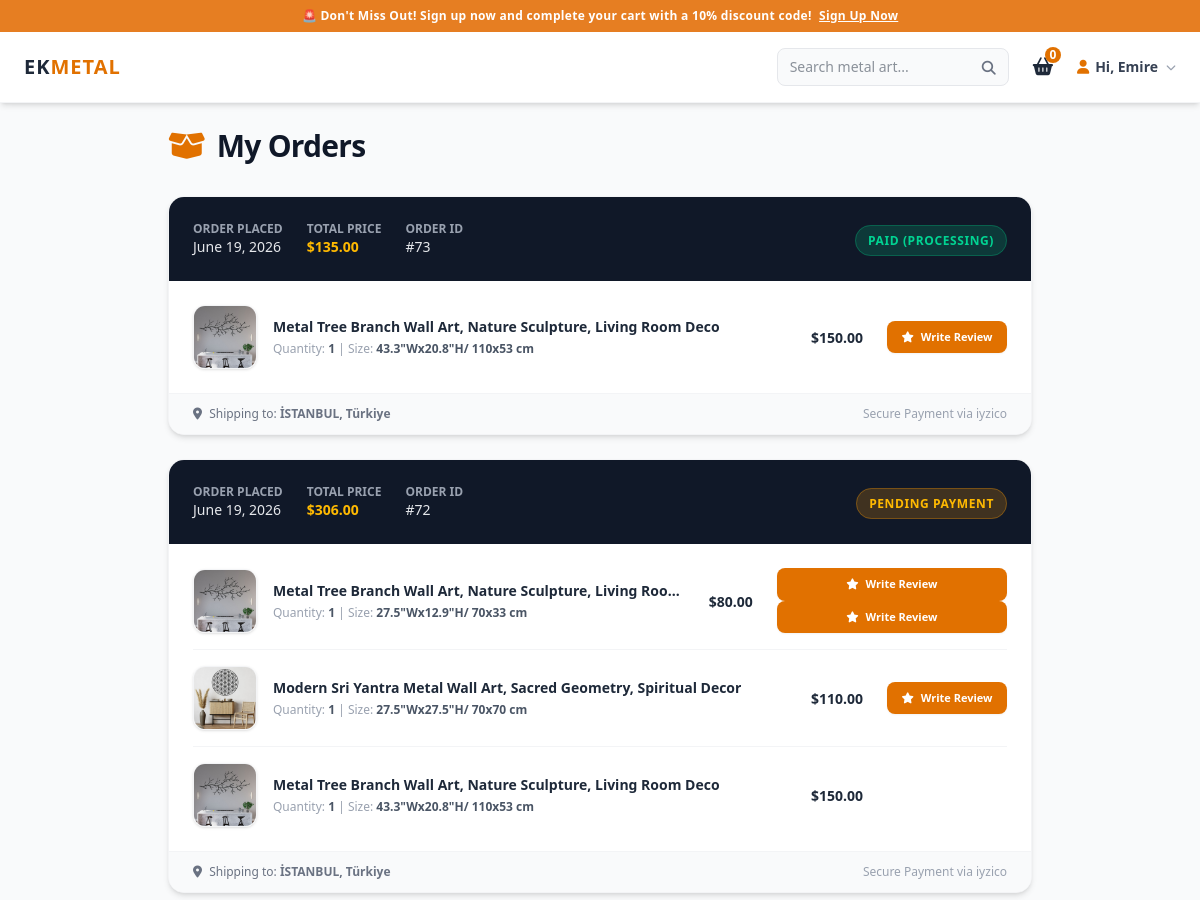
/my-orders/ (signed in, upper part), run on an earlier commit of the app's database.
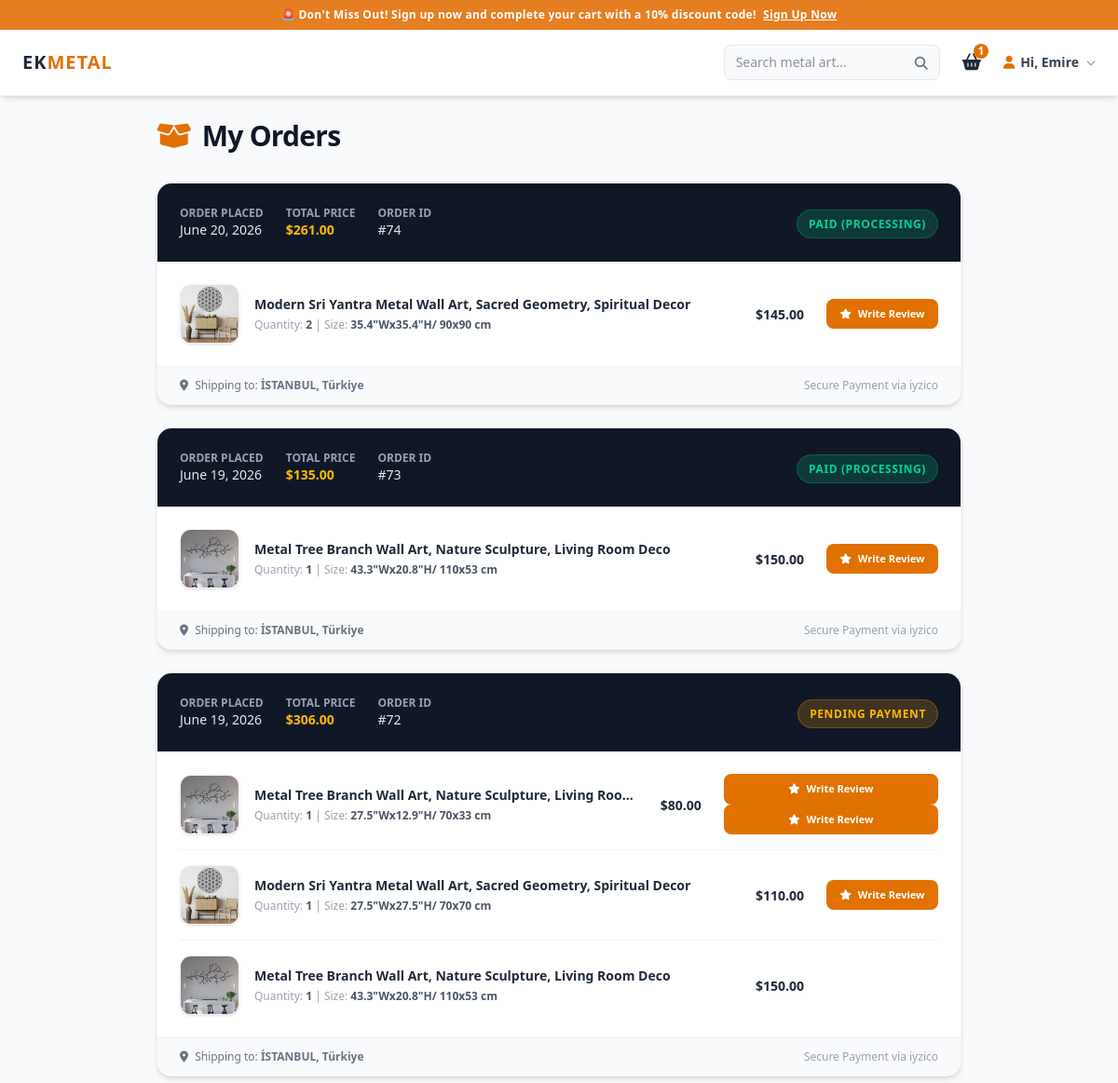
And on a later commit of the database.
### shop/models.py (models this page shows, shortened)
class Order(models.Model):
    STATUS_CHOICES = [
        ('Pending', 'Pending Payment'),
        ('Paid', 'Paid (Preparing Product)'),
        ('Shipped', 'Shipped (On the Way)'),
        ('Completed', 'Delivered & Completed'),
        ('Cancelled', 'Cancelled'),
    ]
    user = models.ForeignKey(User, on_delete=models.CASCADE, related_name='orders')
    first_name = models.CharField(max_length=100)
    last_name = models.CharField(max_length=100)
    phone_code = models.CharField(max_length=10)
    phone_number = models.CharField(max_length=20)
    country = models.CharField(max_length=100)
    state = models.CharField(max_length=100)
    city = models.CharField(max_length=100)
    zip_code = models.CharField(max_length=20)
    address_line = models.TextField()
    total_price = models.DecimalField(max_digits=10, decimal_places=2, default=0.00)
    status = models.CharField(max_length=20, choices=STATUS_CHOICES, default='Pending')
    iyzico_payment_id = models.CharField(max_length=255, blank=True, null=True, verbose_name="iyzico Payment ID")
    created_at = models.DateTimeField(auto_now_add=True)

class OrderItem(models.Model):
    order = models.ForeignKey(Order, on_delete=models.CASCADE, related_name='items')
    product = models.ForeignKey(Product, on_delete=models.CASCADE)
    variant = models.ForeignKey(ProductVariant, on_delete=models.SET_NULL, null=True, blank=True)
    quantity = models.PositiveIntegerField(default=1)
    price = models.DecimalField(max_digits=10, decimal_places=2)

class Product(models.Model):
    category = models.ForeignKey(Category, on_delete=models.CASCADE, related_name='products', verbose_name="Category")
    title = models.CharField(max_length=200, verbose_name="Product Title")
    description = models.TextField(verbose_name="Product Description")
    description_features = models.TextField(blank=True, null=True, verbose_name="2. Açıklama (Kutulara Gidecek Kurumsal Metin)")
    price = models.DecimalField(max_digits=10, decimal_places=2, verbose_name="Base Price (Smallest Size)")
    discount_price = models.DecimalField(max_digits=10, decimal_places=2, null=True, blank=True, verbose_name="Discounted Base Price")
    stock = models.IntegerField(default=0, verbose_name="Stock Quantity")
    main_image = models.ImageField(upload_to='products/main/', verbose_name="Main Image")
    video = models.FileField(upload_to='products/videos/', null=True, blank=True, verbose_name="Product Video (Optional)")
    seo_keywords = models.CharField(max_length=500, blank=True, null=True, verbose_name="SEO Anahtar Kelimeler")
    is_active = models.BooleanField(default=True, verbose_name="Is Active?")
    created_at = models.DateTimeField(auto_now_add=True, verbose_name="Created At")
    class Meta:
        verbose_name = "Product"
        verbose_name_plural = "Products"

class ProductVariant(models.Model):
    product = models.ForeignKey(Product, on_delete=models.CASCADE, related_name='variants', verbose_name="Product")
    size = models.CharField(max_length=50, help_text="e.g., 20x28 inches, 40x60 inches", verbose_name="Size / Dimensions")
    price_impact = models.DecimalField(max_digits=10, decimal_places=2, default=0.00, verbose_name="Price Impact (+$)")
    class Meta:
        verbose_name = "Product Size Variant"
        verbose_name_plural = "Product Size Variants"

### shop/views.py (the view)
# urls.py: path('my-orders/', views.my_orders_view, name='my_orders'),
@login_required(login_url='/login/')
def my_orders_view(request):
    orders = request.user.orders.all().order_by('-created_at')
    return render(request, 'shop/my_orders.html', {'orders': orders})

### shop/context_processors.py (called while the page is built)
def cart_item_count(request):
    if not request.user.is_authenticated:
        return {'cart_items_total': 0}
    try:
        cart = Cart.objects.get(user=request.user)
        total_items = sum(item.quantity for item in cart.items.all())
        return {'cart_items_total': total_items}
    except Cart.DoesNotExist:
        return {'cart_items_total': 0}

### shop/templates/shop/my_orders.html (shortened to what this page needs)
<!DOCTYPE html>
<html lang="en">
<head>
    <script src="https://cdn.jsdelivr.net/npm/@tailwindcss/browser@4"></script>
    <link rel="stylesheet" href="https://cdnjs.cloudflare.com/ajax/libs/font-awesome/6.4.0/css/all.min.css">
</head>
<body class="bg-gray-50 text-gray-900 font-sans pt-24">
    {% include 'shop/navbar.html' %}
    <main class="max-w-4xl mx-auto px-4 py-8">
        <h1 class="text-3xl font-black tracking-tight mb-8 flex items-center gap-3">
            <i class="fa-solid fa-box-open text-amber-600"></i> My Orders
        </h1>
        {% if orders %}
            <div class="space-y-6">
                {% for order in orders %}
                <div class="bg-white rounded-2xl shadow-md border border-gray-100 overflow-hidden transition hover:shadow-lg">
                    <div class="bg-gray-900 p-4 md:p-6 text-white flex flex-wrap justify-between items-center gap-4">
                        <div class="flex gap-6 text-sm">
                            <div>
                                <p class="text-gray-400 text-xs uppercase font-bold">Order Placed</p>
                                <p class="font-medium text-gray-200">{{ order.created_at|date:"N j, Y" }}</p>
                            </div>
                            <div>
                                <p class="text-gray-400 text-xs uppercase font-bold">Total Price</p>
                                <p class="font-black text-amber-400">${{ order.total_price }}</p>
                            </div>
                            <div>
                                <p class="text-gray-400 text-xs uppercase font-bold">Order ID</p>
                                <p class="font-medium text-gray-200">#{{ order.id }}</p>
                            </div>
                        </div>
                        <div>
                            {% if order.status == 'Paid' %}
                                <span class="bg-emerald-500/20 text-emerald-400 border border-emerald-500/30 text-xs px-3 py-1.5 rounded-full font-bold uppercase tracking-wider">Paid (Processing)</span>
                            {% elif order.status == 'Shipped' %}
                                <span class="bg-blue-500/20 text-blue-400 border border-blue-500/30 text-xs px-3 py-1.5 rounded-full font-bold uppercase tracking-wider">Shipped</span>
                            {% elif order.status == 'Completed' %}
                                <span class="bg-gray-500/20 text-gray-400 border border-gray-500/30 text-xs px-3 py-1.5 rounded-full font-bold uppercase tracking-wider">Completed</span>
                            {% elif order.status == 'Cancelled' %}
                                <span class="bg-red-500/20 text-red-400 border border-red-500/30 text-xs px-3 py-1.5 rounded-full font-bold uppercase tracking-wider">Cancelled</span>
                            {% else %}
                                <span class="bg-amber-500/20 text-amber-400 border border-amber-500/30 text-xs px-3 py-1.5 rounded-full font-bold uppercase tracking-wider">Pending Payment</span>
                            {% endif %}
                        </div>
                    </div>
                    <div class="p-6 divide-y divide-gray-100">
                        {% for item in order.items.all %}
                        <div class="flex items-center justify-between gap-4 py-4 first:pt-0 last:pb-0">
                            <div class="flex items-center gap-4 flex-1 min-w-0">
                                <a href="{% url 'product_detail' item.product.id %}" class="shrink-0 block group">
                                    <img src="{{ item.product.main_image.url }}" class="w-16 h-16 rounded-xl object-cover border border-gray-100 shadow-sm group-hover:opacity-80 transition">
                                </a>
                                <div class="min-w-0 flex-1">
                                    <a href="{% url 'product_detail' item.product.id %}" class="hover:text-amber-600 transition block">
                                        <h3 class="text-sm font-bold text-gray-800 truncate">{{ item.product.title }}</h3>
                                    </a>
                                    <p class="text-xs text-gray-400 mt-1">
                                        Quantity: <span class="font-semibold text-gray-600">{{ item.quantity }}</span>
                                        {% if item.variant %}| Size: <span class="font-semibold text-gray-600">{{ item.variant.size }}</span>{% endif %}
                                    </p>
                                </div>
                            </div>
                            <div class="flex items-center gap-6 shrink-0">
                                <div class="text-right">
                                    <span class="text-sm font-black text-gray-800">${{ item.price }}</span>
                                </div>
                                <div class="min-w-[120px] text-right">
                                    <div class="inline-review-container">
                                        <div id="btn-container-{{ order.id }}-{{ item.product.id }}"></div>
                                    </div>
                                </div>
                            </div>
                        </div>
                        {% endfor %}
                    </div>
                    <div class="bg-gray-50 px-6 py-3 border-t border-gray-100 text-xs text-gray-500 flex justify-between items-center">
                        <span><i class="fa-solid fa-location-dot mr-1"></i> Shipping to: <strong>{{ order.city }}, {{ order.country }}</strong></span>
                        <span class="text-gray-400">Secure Payment via iyzico</span>
                    </div>
                </div>
                {% endfor %}
            </div>
        {% endif %}
    </main>
</body>
</html>

### shop/templates/shop/navbar.html (shortened to what this page needs)
<div class="fixed top-0 left-0 w-full z-50 shadow-md">
    <div class="w-full bg-[#e67e22] text-white text-center py-2 text-[11px] md:text-xs font-bold tracking-wide">
        🚨 Don't Miss Out! Sign up now and complete your cart with a 10% discount code! <a href="#" class="underline ml-1">Sign Up Now</a>
    </div>
    <nav class="w-full bg-white px-6 py-4 flex justify-between items-center border-b border-gray-100">
        <a href="/" class="text-xl font-bold tracking-wider text-gray-800">EK<span class="text-amber-600">METAL</span></a>
        <div class="space-x-4 md:space-x-6 flex items-center">
            <form action="" method="GET" class="flex items-center bg-gray-50 rounded-lg px-3 py-1.5 border border-gray-200 focus-within:border-amber-600 transition">
                <input type="text" name="q" value="{{ current_query|default:'' }}" placeholder="Search metal art..." class="bg-transparent text-xs md:text-sm focus:outline-none w-24 sm:w-36 md:w-48 text-gray-800">
                <button type="submit" class="text-gray-500 hover:text-amber-600 transition">
                    <i class="fa-solid fa-magnifying-glass text-xs md:text-sm"></i>
                </button>
            </form>
            <a href="{% url 'cart_detail' %}" class="hover:text-amber-600 transition relative text-gray-800">
                <i class="fa-solid fa-basket-shopping text-lg"></i>
                <span class="absolute -top-2 -right-2 bg-amber-600 text-white text-xs w-4 h-4 rounded-full flex items-center justify-center font-bold">
                    {{ cart_items_total }}
                </span>
            </a>
            {% if request.user.is_authenticated %}
                <div class="relative inline-block text-left">
                    <button onclick="toggleGlobalNavbarMenu(event)" type="button" id="global-nav-btn" class="flex items-center gap-1.5 text-xs md:text-sm font-bold text-gray-700 hover:text-amber-600 transition focus:outline-none cursor-pointer">
                        <i class="fa-solid fa-user text-amber-600"></i>
                        <span>Hi, {{ request.user.username }}</span>
                        <i class="fa-solid fa-chevron-down text-[10px] ml-0.5 text-gray-400"></i>
                    </button>
                </div>
            {% else %}
                <a href="{% url 'login' %}" class="bg-gray-900 text-white px-4 py-1.5 rounded-lg text-sm hover:bg-amber-600 transition">Login</a>
            {% endif %}
        </div>
    </nav>
</div>

What changed in the data, as far as the page shows it:
added Order: created_at "June 20, 2026", total_price "261.00", id "74", status "PAID (PROCESSING)", city "İSTANBUL", country "Türkiye"
added OrderItem: product.main_image (picture), product "Modern Sri Yantra Metal Wall Art, Sacred Geometry, Spiritual Decor", quantity "2", variant.size "35.4\"Wx35.4\"H/ 90x90 cm", price "145.00", shown under "June 20, 2026"
Also different on the page:
{{ cart_items_total }}: "0" → "1"
